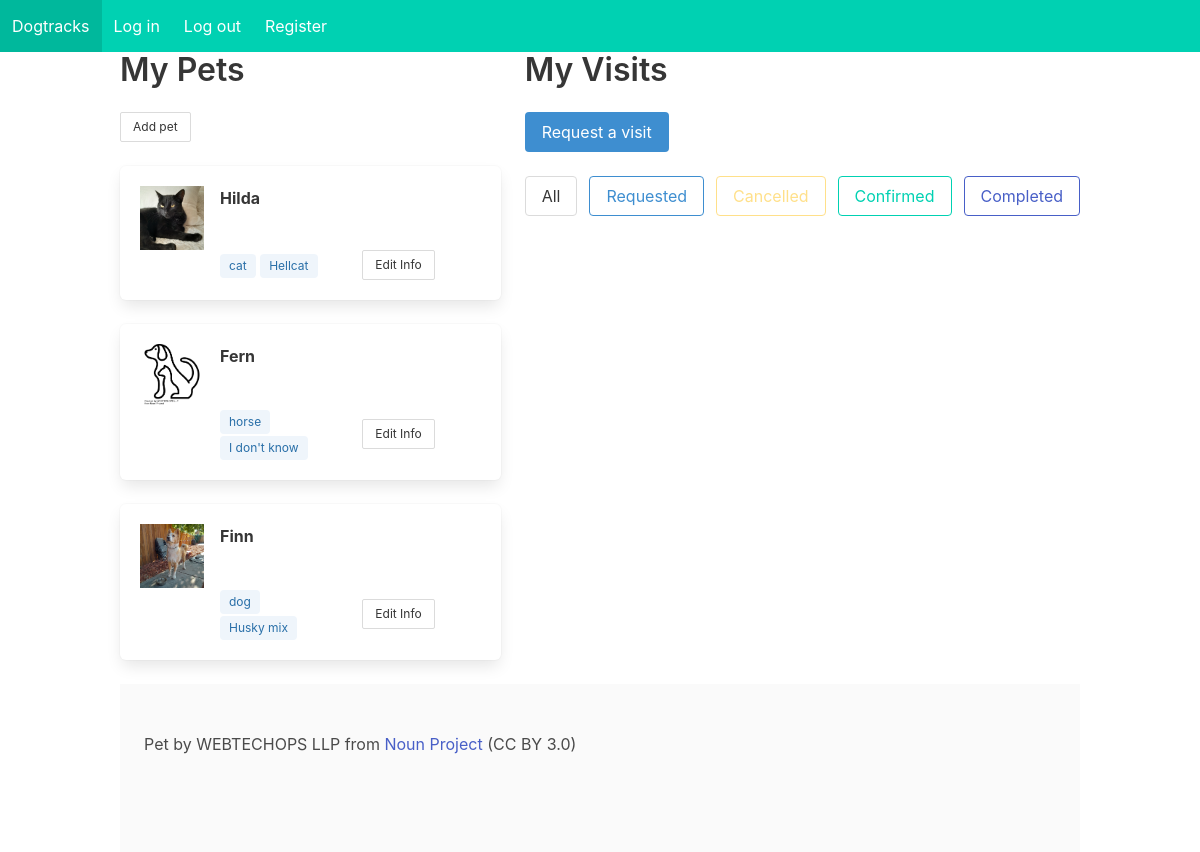
The app's page /dogtracks/ (signed in), older data.
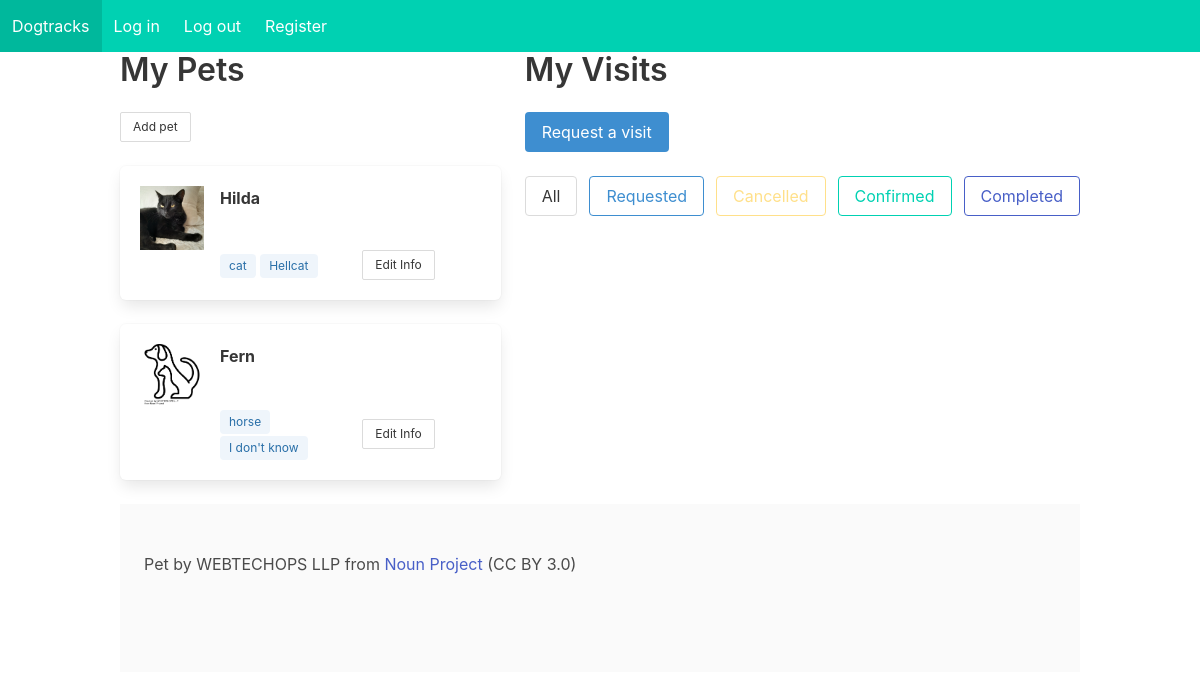
The same page, newer data.
### dogtracks/models.py (models this page shows, shortened)
class Animal(models.Model):
	CHOICES = (('dog', 'Dog'), ('cat', 'Cat'), ('horse', 'Horse'), ('other', 'Other'))
	owner = models.ForeignKey(User, related_name='animals', on_delete=models.SET_NULL, null=True)
	name = models.CharField(max_length=25, null=False, blank=False, verbose_name="Pet name")
	photo = models.ImageField(upload_to='images/', null=True, blank=True)
	breed = models.CharField(max_length=25, blank=True)
	species = models.CharField(choices=CHOICES, max_length=10, blank=True)
	birthday = models.DateField(auto_now=False, auto_now_add=False, null=True, blank=True)

### dogtracks/views.py (the view)
# urls.py: path('', views.index, name='index'),
def index(request):
	if request.user.is_authenticated:
		pets = Animal.objects.filter(owner=request.user)
		context = {"pets": pets}
		return render(request, 'dogtracks/dashboard.html', context)
	else:
		return render(request, 'dogtracks/login.html')

### dogtracks/templates/dogtracks/dashboard.html (shortened to what this page needs)
{% extends "dogtracks/template.html" %}
{% load static %}
{% block content %}
<div class="container">
	<div class="columns">
		<div class="column">
			<div class="container">
				<h1 class="title">My Pets</h1>
				<a class="button is-small" href="{% url 'add_pet' %}">Add pet</a>
			</div>
			<br />
			{% for pet in pets %}
			<div class="box">
				<article class="media">
					<div class="media-left">
						<figure class="image is-64x64">
							{% if pet.photo %}
								<img src="{{ pet.photo.url }}" />
							{% else %}
								<img src="{% static 'dogtracks/noun-pet.png' %}" />
							{% endif %}
						</figure>
					</div>
					<div class="media-content">
						<div class="content">
							<p><strong>{{ pet.name }}</strong></p>
							<br />
							<div class="columns is-vcentered">
								<div class="column">
									<span class="tag is-info is-light">{{ pet.species }}</span>
									<span class="tag is-info is-light">{{ pet.breed }}</span>
								</div>
								<div class="column">
									<a class=" button is-small" href="{% url 'update_pet' pet.id %}">
									Edit Info
									</a>
								</div>
							</div>
						</div>
					</div>
				</article>
			</div>
			{% endfor %}
		</div>
		<div class="column">
			<div class="block">
				<h1 class="title">My Visits</h1>
				<a class="button is-info" href="{% url 'add_visit' %}">Request a visit</a>
			</div>
			<div class="block">
				<div class="field is-grouped">
					<div class="control">
						<button class="button is-outlined filter" data-filtertype="all">
							All
						</button>
					</div>
					<div class="control">
						<button class="button is-info is-outlined filter" data-filtertype="request">
							Requested
						</button>
					</div>
					<div class="control">
						<button class="button is-warning is-outlined filter" data-filtertype="cancel">
							Cancelled
						</button>
					</div>
					<div class="control">
						<button class="button is-primary is-outlined filter" data-filtertype="confirm">
							Confirmed
						</button>
					</div>
					<div class="control">
						<button class="button is-link is-outlined filter" data-filtertype="complete">
							Completed
						</button>
					</div>
				</div>
			</div>
	</div>
</div>
<footer class="footer">
	<div class="content has-text">
		<p>
			Pet by WEBTECHOPS LLP from <a href="https://thenounproject.com/browse/icons/term/pet/" target="_blank" title="Pet Icons">Noun Project</a> (CC BY 3.0)
		</p>
	</div>
</footer>
{% endblock %}

Row changes from the older to the newer data that the page shows:
removed Animal: photo (picture), name "Finn", species "dog", breed "Husky mix"
